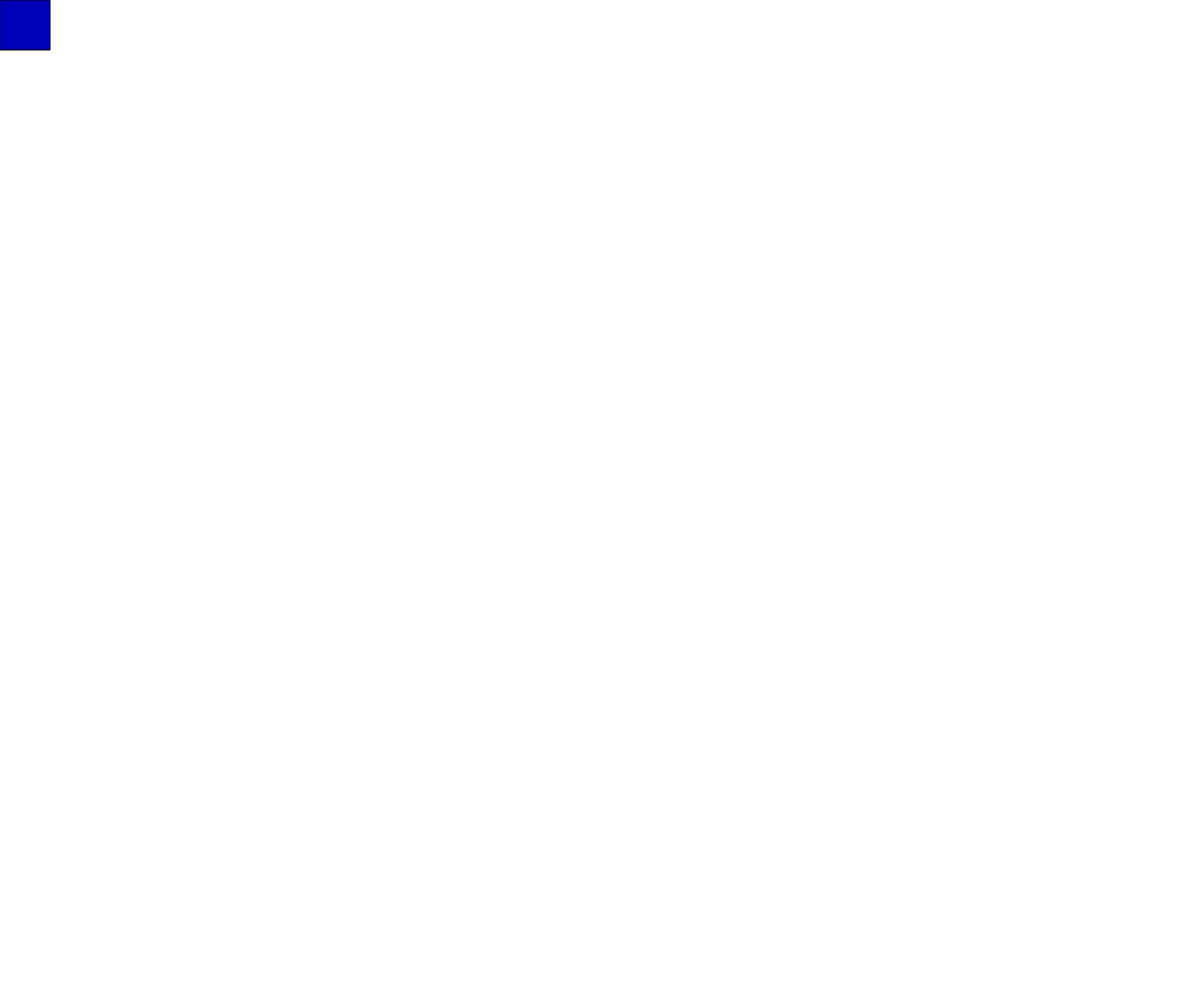
Frame 1 (no input)
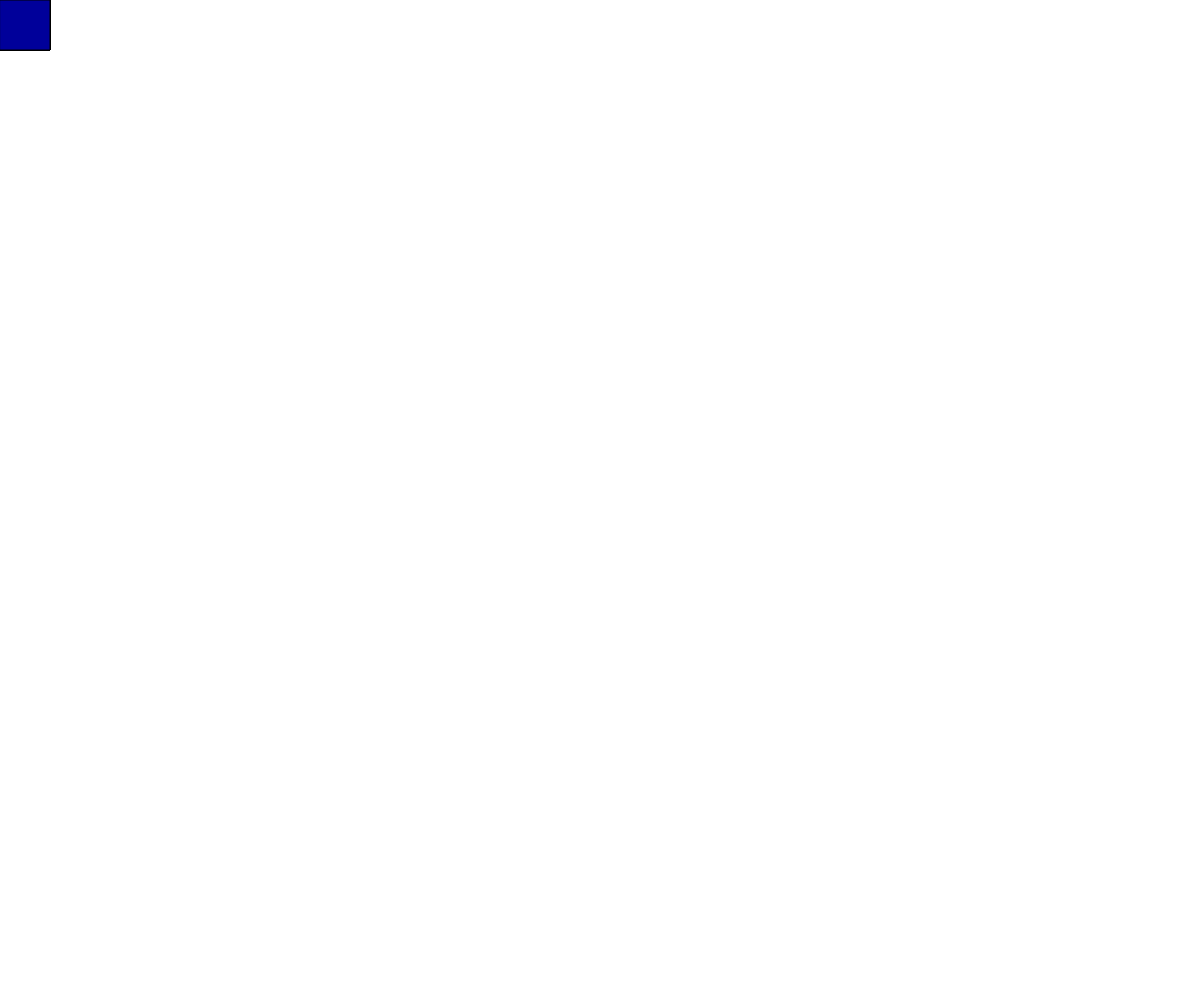
Frame 60 (no input)
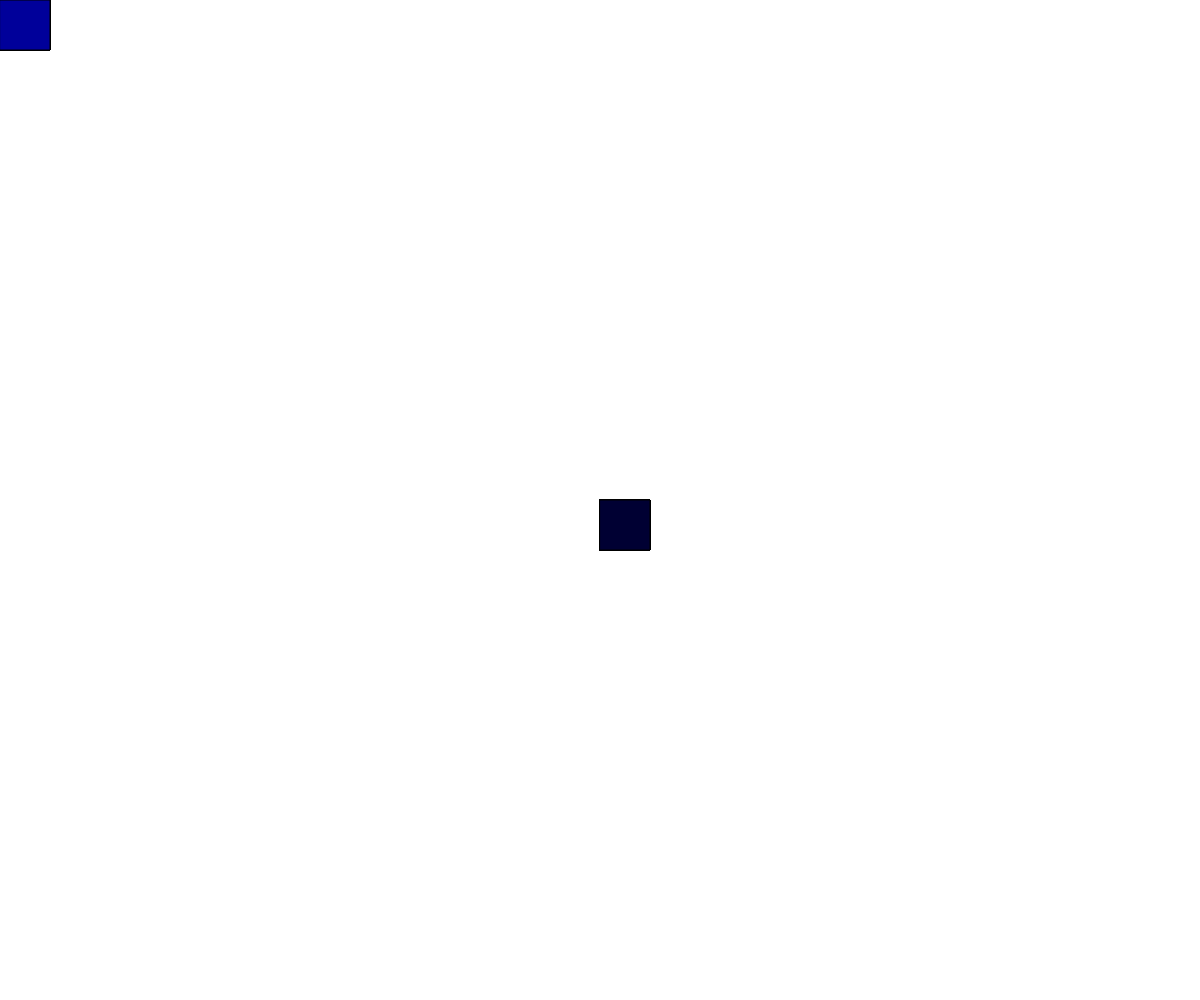
Frame 120 (the mouse pressed at the canvas centre since frame 60)

The p5.js sketch that drew these frames (run headless with seeded random() and noise() and a simulated clock; from frame 60 on, the mouse is pressed at the canvas centre):

// p5.js sketch
// ── sketch.js


function setup() {
  // put setup code here
  createCanvas(windowWidth, windowHeight);
  fill(255);
}

//challenge 1
//function draw() {
//fill(185, 8, 167);
//ellipse(width/ 2, height/ 2, 100, 100);
//}

//challenge 2
//function draw() {
//rect(mouseX, mouseY, 50, 50) ;
//}

//challenge 3
function draw() {
fill(0,0,random(255));
rect(mouseX, mouseY, 50, 50);
}

function mouseRelease() {

}
